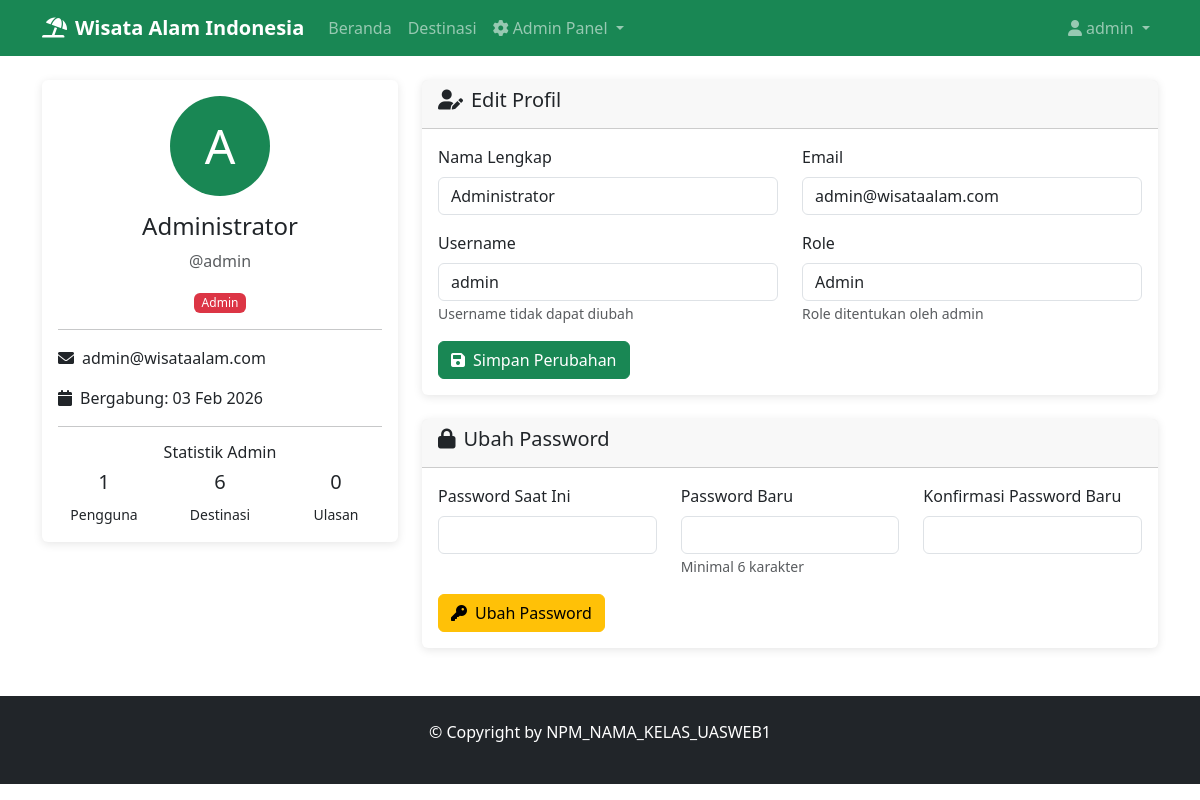
The app's page /profile.php (signed in) with its own data.
### tables this page shows
CREATE TABLE users (
    id INT AUTO_INCREMENT PRIMARY KEY,
    username VARCHAR(50) NOT NULL UNIQUE,
    password VARCHAR(255) NOT NULL,
    email VARCHAR(100) NOT NULL UNIQUE,
    full_name VARCHAR(100) NOT NULL,
    role ENUM('admin', 'user', 'banned') DEFAULT 'user',
    created_at TIMESTAMP DEFAULT CURRENT_TIMESTAMP,
    updated_at TIMESTAMP DEFAULT CURRENT_TIMESTAMP ON UPDATE CURRENT_TIMESTAMP
);

### profile.php (the view, shortened to what this page needs)
<?php
require_once 'config.php';
$user_id = $_SESSION['user_id'];
$user_role = $_SESSION['user_role'];
$stmt = $conn->prepare("SELECT * FROM users WHERE id = ?");
$stmt->execute([$user_id]);
$current_user = $stmt->fetch();
if ($user_role === 'admin') {
    $stmt = $conn->prepare("SELECT COUNT(*) as total FROM users");
    $stmt->execute();
    $total_users = $stmt->fetch()['total'];
    $stmt = $conn->prepare("SELECT COUNT(*) as total FROM destinations");
    $stmt->execute();
    $total_destinations = $stmt->fetch()['total'];
    $stmt = $conn->prepare("SELECT COUNT(*) as total FROM reviews");
    $stmt->execute();
    $total_reviews = $stmt->fetch()['total'];
}
?>
<!DOCTYPE html>
<html lang="id">
<head>
    <link href="https://cdn.jsdelivr.net/npm/bootstrap@5.3.0/dist/css/bootstrap.min.css" rel="stylesheet">
    <link href="https://cdnjs.cloudflare.com/ajax/libs/font-awesome/6.0.0/css/all.min.css" rel="stylesheet">
    <link href="assets/css/style.css" rel="stylesheet">
</head>
<body>
    <nav class="navbar navbar-expand-lg navbar-dark bg-success sticky-top">
        <div class="container">
            <a class="navbar-brand" href="index.php">
                <i class="fas fa-umbrella-beach me-2"></i><?php echo APP_NAME; ?>
            </a>
            <div class="collapse navbar-collapse" id="navbarNav">
                <ul class="navbar-nav me-auto">
                    <li class="nav-item">
                        <a class="nav-link" href="index.php">Beranda</a>
                    </li>
                    <li class="nav-item">
                        <a class="nav-link" href="destinations.php">Destinasi</a>
                    </li>
                    <?php if ($user_role === 'admin'): ?>
                        <li class="nav-item dropdown">
                            <a class="nav-link dropdown-toggle" href="#" role="button" data-bs-toggle="dropdown">
                                <i class="fas fa-cog me-1"></i>Admin Panel
                            </a>
                        </li>
                    <?php endif; ?>
                </ul>
                <ul class="navbar-nav">
                    <li class="nav-item dropdown">
                        <a class="nav-link dropdown-toggle" href="#" role="button" data-bs-toggle="dropdown">
                            <i class="fas fa-user me-1"></i><?php echo $_SESSION['username']; ?>
                        </a>
                    </li>
                </ul>
            </div>
        </div>
    </nav>
    <div class="container mt-4">
        <div class="row">
            <div class="col-md-4">
                <div class="card">
                    <div class="card-body text-center">
                        <div class="avatar-circle bg-success text-white rounded-circle d-flex align-items-center justify-content-center mx-auto mb-3" style="width: 100px; height: 100px; font-size: 3rem;">
                            <?php echo strtoupper(substr($current_user['username'], 0, 1)); ?>
                        </div>
                        <h4><?php echo $current_user['full_name']; ?></h4>
                        <p class="text-muted">@<?php echo $current_user['username']; ?></p>
                        <span class="badge bg-<?php echo $user_role === 'admin' ? 'danger' : 'primary'; ?>">
                            <?php echo ucfirst($user_role); ?>
                        </span>
                        <hr>
                        <div class="text-start">
                            <p><i class="fas fa-envelope me-2"></i><?php echo $current_user['email']; ?></p>
                            <p><i class="fas fa-calendar me-2"></i>Bergabung: <?php echo date('d M Y', strtotime($current_user['created_at'])); ?></p>
                        </div>
                        <?php if ($user_role === 'admin'): ?>
                            <hr>
                            <h6>Statistik Admin</h6>
                            <div class="row text-center">
                                <div class="col-4">
                                    <h5><?php echo $total_users; ?></h5>
                                    <small>Pengguna</small>
                                </div>
                                <div class="col-4">
                                    <h5><?php echo $total_destinations; ?></h5>
                                    <small>Destinasi</small>
                                </div>
                                <div class="col-4">
                                    <h5><?php echo $total_reviews; ?></h5>
                                    <small>Ulasan</small>
                                </div>
                            </div>
                        <?php endif; ?>
                    </div>
                </div>
            </div>
            <div class="col-md-8">
                <div class="card mb-4">
                    <div class="card-header">
                        <h5><i class="fas fa-user-edit me-2"></i>Edit Profil</h5>
                    </div>
                    <div class="card-body">
                        <form method="POST">
                            <div class="row">
                                <div class="col-md-6">
                                    <div class="mb-3">
                                        <label for="full_name" class="form-label">Nama Lengkap</label>
                                        <input type="text" class="form-control" id="full_name" name="full_name" value="<?php echo $current_user['full_name']; ?>" required>
                                    </div>
                                </div>
                                <div class="col-md-6">
                                    <div class="mb-3">
                                        <label for="email" class="form-label">Email</label>
                                        <input type="email" class="form-control" id="email" name="email" value="<?php echo $current_user['email']; ?>" required>
                                    </div>
                                </div>
                            </div>
                            <div class="row">
                                <div class="col-md-6">
                                    <div class="mb-3">
                                        <label class="form-label">Username</label>
                                        <input type="text" class="form-control" value="<?php echo $current_user['username']; ?>" readonly>
                                        <small class="text-muted">Username tidak dapat diubah</small>
                                    </div>
                                </div>
                                <div class="col-md-6">
                                    <div class="mb-3">
                                        <label class="form-label">Role</label>
                                        <input type="text" class="form-control" value="<?php echo ucfirst($current_user['role']); ?>" readonly>
                                        <small class="text-muted">Role ditentukan oleh admin</small>
                                    </div>
                                </div>
                            </div>
                            <button type="submit" class="btn btn-success">
                                <i class="fas fa-save me-2"></i>Simpan Perubahan
                            </button>
                        </form>
                    </div>
                </div>
                <div class="card">
                    <div class="card-header">
                        <h5><i class="fas fa-lock me-2"></i>Ubah Password</h5>
                    </div>
                    <div class="card-body">
                        <form method="POST">
                            <div class="row">
                                <div class="col-md-4">
                                    <div class="mb-3">
                                        <label for="current_password" class="form-label">Password Saat Ini</label>
                                        <input type="password" class="form-control" id="current_password" name="current_password" required>
                                    </div>
                                </div>
                                <div class="col-md-4">
                                    <div class="mb-3">
                                        <label for="new_password" class="form-label">Password Baru</label>
                                        <input type="password" class="form-control" id="new_password" name="new_password" required minlength="6">
                                        <small class="text-muted">Minimal 6 karakter</small>
                                    </div>
                                </div>
                                <div class="col-md-4">
                                    <div class="mb-3">
                                        <label for="confirm_password" class="form-label">Konfirmasi Password Baru</label>
                                        <input type="password" class="form-control" id="confirm_password" name="confirm_password" required>
                                    </div>
                                </div>
                            </div>
                            <button type="submit" class="btn btn-warning">
                                <i class="fas fa-key me-2"></i>Ubah Password
                            </button>
                        </form>
                    </div>
                </div>
            </div>
        </div>
    </div>
    <footer class="bg-dark text-white py-4 mt-5">
        <div class="container text-center">
            <p>&copy; Copyright by NPM_NAMA_KELAS_UASWEB1</p>
        </div>
    </footer>
</body>
</html>

### assets/css/style.css (style rules this page uses)
.navbar-brand { font-weight: bold; }
.card { border: none; box-shadow: 0 2px 10px rgba(0,0,0,0.1); transition: box-shadow 0.3s ease; }
.btn { border-radius: 0.375rem; font-weight: 500; transition: all 0.3s ease; }
footer { margin-top: auto; }
.badge { font-weight: 500; }

### records on screen
users: username "A", full_name "Administrator", username "admin", email "admin@wisataalam.com", created_at "03 Feb 2026", role "Admin"

### other values on screen
APP_NAME "Wisata Alam Indonesia"
$_SESSION['username'] "admin"
$user_role "Admin"
$total_users "1"
$total_destinations "6"
$total_reviews "0"
